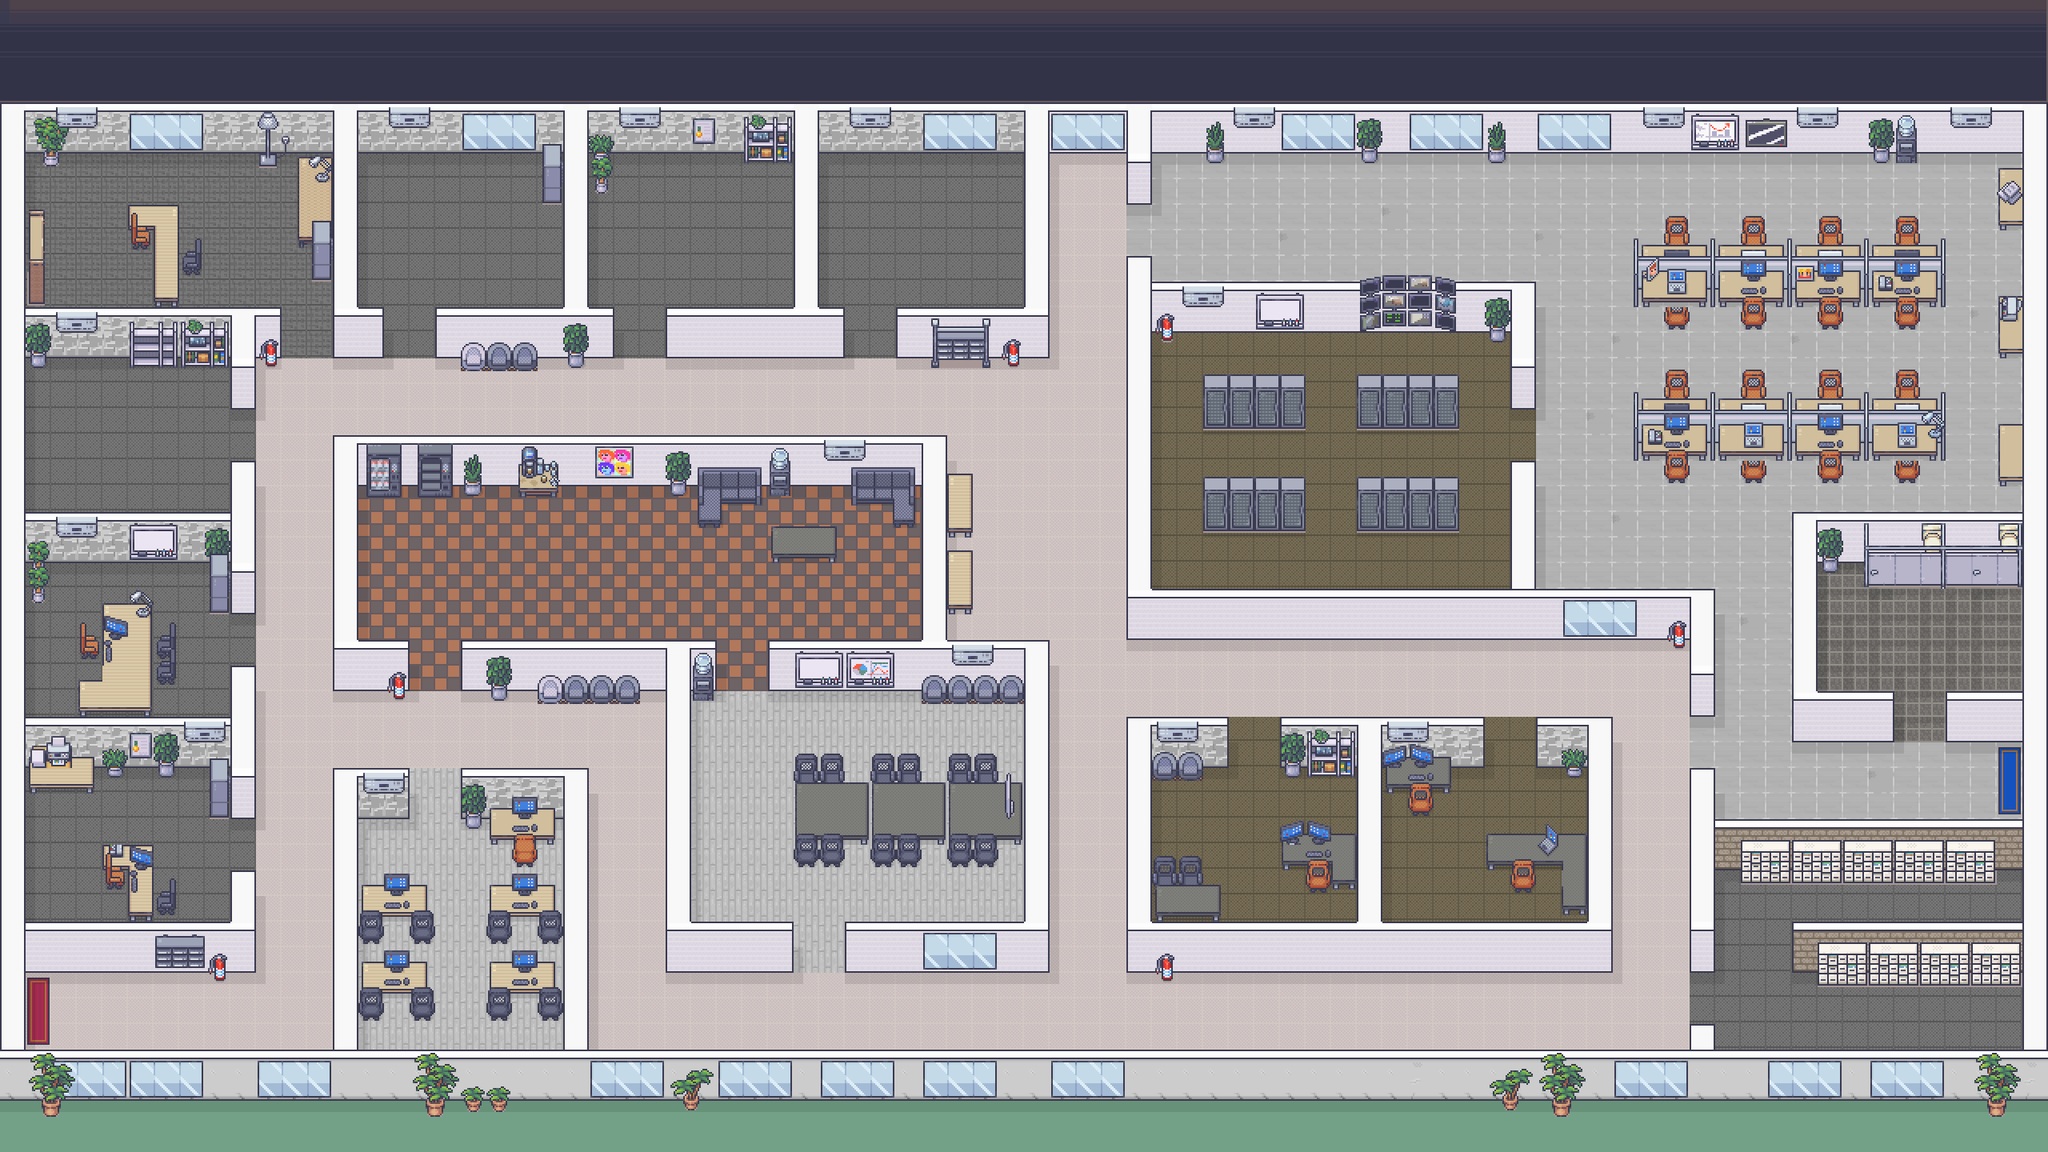

Rendered tile map (Tiled .tmx) drawn with the repository's tilesets; below, a short description and the map source with its tile grids summarised:
An orthogonal 80x45 tile map with 32x32 px tiles, 12 tile layers (Sol, Calque de Tuiles 15, ombres, Mur, ...), 3 hidden layers not drawn, 3 tilesets.

<map version="1.10" tiledversion="1.10.2" orientation="orthogonal" renderorder="right-down" width="80" height="45" tilewidth="32" tileheight="32" infinite="0" nextlayerid="36" nextobjectid="1">
 <tileset firstgid="1" source="32/Room_Builder_Office_32x32.tsx" />
 <tileset firstgid="225" source="32/Modern_Office_Black_Shadow_32x32.tsx" />
 <tileset firstgid="1073" source="32/Interiors_32x32.tsx" />
 <layer id="8" name="Sol" width="80" height="45">
  <data>[3600 cells, 3600 non-empty, 22 distinct tile ids]</data>
 </layer>
 <layer id="34" name="Calque de Tuiles 15" width="80" height="45">
  <data>[3600 cells, 6 non-empty, 6 distinct tile ids]</data>
 </layer>
 <layer id="26" name="ombres" width="80" height="45">
  <data>[3600 cells, 579 non-empty, 6 distinct tile ids]</data>
 </layer>
 <layer id="9" name="Mur" width="80" height="45">
  <data>[3600 cells, 1012 non-empty, 35 distinct tile ids]</data>
 </layer>
 <layer id="31" name="Calque de Tuiles 12" width="80" height="45">
  <data>[3600 cells, 134 non-empty, 40 distinct tile ids]</data>
 </layer>
 <layer id="27" name="Calque de Tuiles 8" width="80" height="45">
  <data>[3600 cells, 411 non-empty, 154 distinct tile ids]</data>
 </layer>
 <layer id="29" name="Calque de Tuiles 10" width="80" height="45">
  <data>[3600 cells, 128 non-empty, 55 distinct tile ids]</data>
 </layer>
 <layer id="30" name="Calque de Tuiles 11" width="80" height="45">
  <data>[3600 cells, 86 non-empty, 17 distinct tile ids]</data>
 </layer>
 <layer id="32" name="Calque de Tuiles 13" width="80" height="45">
  <data>[3600 cells, 107 non-empty, 31 distinct tile ids]</data>
 </layer>
 <layer id="33" name="Calque de Tuiles 14" width="80" height="45">
  <data>[3600 cells, 109 non-empty, 29 distinct tile ids]</data>
 </layer>
 <layer id="28" name="clims" width="80" height="45">
  <data>[3600 cells, 50 non-empty, 14 distinct tile ids]</data>
 </layer>
 <layer id="20" name="Bloqué" width="80" height="45">
  <data>[3600 cells, 0 non-empty, 0 distinct tile ids]</data>
 </layer>
 <layer id="22" name="Chemin_0" width="80" height="45" visible="0">
  <data>[3600 cells, 275 non-empty, 2 distinct tile ids]</data>
 </layer>
 <layer id="24" name="Chemin_1" width="80" height="45" visible="0" offsetx="16" offsety="16">
  <data>[3600 cells, 265 non-empty, 2 distinct tile ids]</data>
 </layer>
 <layer id="25" name="Chemin_2" width="80" height="45" visible="0">
  <data>[3600 cells, 194 non-empty, 2 distinct tile ids]</data>
 </layer>
</map>
